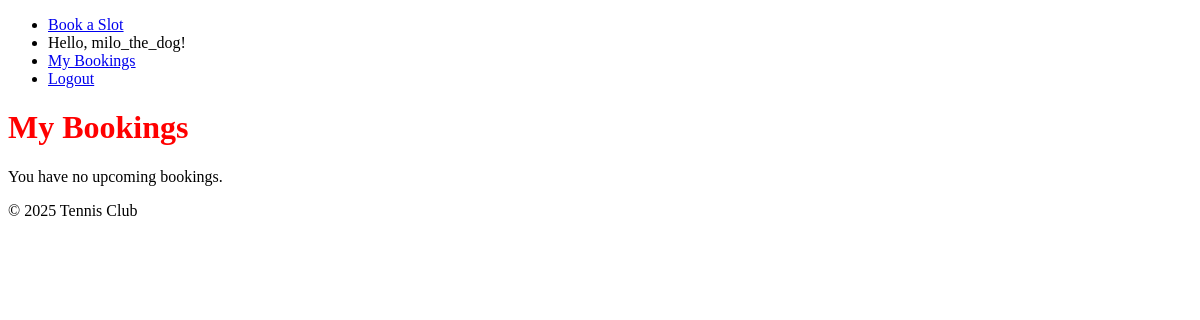
The page /bookings/ (signed in) on the database as committed earlier.
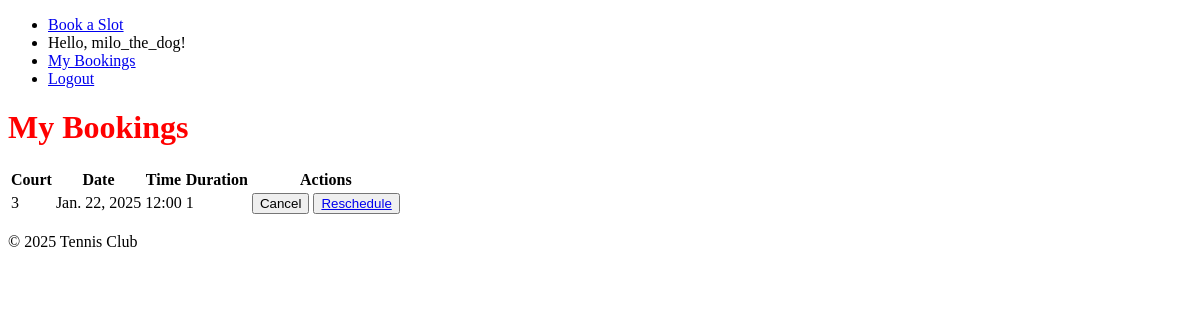
The same page on the database as committed later.
### bookings/models.py (models this page shows, shortened)
class Booking(models.Model):
    user = models.ForeignKey(User, on_delete=models.CASCADE, related_name='my_bookings')
    booked_by = models.ForeignKey(User, on_delete=models.CASCADE, related_name='assigned_bookings')  # Changed to booked_by for clarity
    court = models.ForeignKey(Court, on_delete=models.CASCADE) #You can remove this if you want
    availability = models.ForeignKey(Availability, on_delete=models.CASCADE)  # Add this line
    booking_date = models.DateField() #Add this line
    booking_time = models.TimeField()
    duration = models.IntegerField()
    is_active = models.BooleanField(default=True)

class Court(models.Model):
    court_number = models.IntegerField(unique=True)
    court_type = models.CharField(max_length=50)

### bookings/views.py (the view)
# urls.py: path('bookings/', views.view_bookings, name='view_bookings'),
@login_required
def view_bookings(request):
    bookings = Booking.objects.filter(user=request.user, is_active=True).order_by('booking_date', 'booking_time') #Only active bookings
    return render(request, 'bookings/dashboard.html', {'bookings': bookings})

### bookings/templates/bookings/dashboard.html (shortened to what this page needs)
{% extends "base_generic.html" %}
{% load static %}
{% load availability_filters %}
{% block content %}
    <h1>My Bookings</h1>
    {% if bookings %}
        <table>
            <thead>
                <tr>
                    <th>Court</th>
                    <th>Date</th>
                    <th>Time</th>
                    <th>Duration</th>
                    <th>Actions</th>
                </tr>
            </thead>
            <tbody>
                {% for booking in bookings %}
                    <tr>
                        <td>{{ booking.court.court_number }}</td>
                        <td>{{ booking.booking_date }}</td>
                        <td>{{ booking.booking_time|time:"H:i" }}</td>
                        <td>{{ booking.duration }}</td>
                        <td>
                            <button class="cancel-button" data-booking-id="{{ booking.id }}">Cancel</button>
                            <button class="reschedule-button" data-booking-id="{{ booking.id }}" data-booking-date="{{ booking.booking_date }}" data-booking-time="{{ booking.booking_time }}"><a href="{% url 'book_slot' %}?date={{ booking.booking_date|date:'Y-m-d' }}&reschedule_id={{ booking.id }}" class="reschedule-button">Reschedule</a></button>
                        </td>
                    </tr>
                {% endfor %}
            </tbody>
        </table>
    {% else %}
        <p>You have no upcoming bookings.</p>
    {% endif %}
    <link rel="stylesheet" href="{% static 'css/style.css' %}">
{% endblock %}

### templates/base_generic.html (shortened to what this page needs)
{% load static %}
<!DOCTYPE html>
<html lang="en">
<head>
</head>
<body>
    <nav>
        <ul>
            <li><a href="{% url 'book_slot' %}">Book a Slot</a></li>
            {% if user.is_authenticated %}
                <li>Hello, {{ user.username }}!</li>
                <li><a href="{% url 'view_bookings' %}">My Bookings</a></li>
                <li><a href="{% url 'logout' %}">Logout</a></li>
            {% else %}
                <li><a href="{% url 'login' %}">Login</a></li>
                <li><a href="{% url 'register' %}">Register</a></li>
            {% endif %}
        </ul>
    </nav>
    <div class="content">
        {% block content %}
        {% endblock %}
    </div>
    <footer>
        <p>&copy; 2025 Tennis Club</p>
    </footer>
</body>
</html>

### static/css/style.css (style rules this page uses)
h1 { color: red; }

Rows that differ between the two databases and show on the page:
added Booking: court.court_number "3", booking_date "Jan. 22, 2025", booking_time "12:00", duration "1"
Other text that changed with them:
text no longer shown: "You have no upcoming bookings."
text now shown: "Court Date Time Duration Actions"
